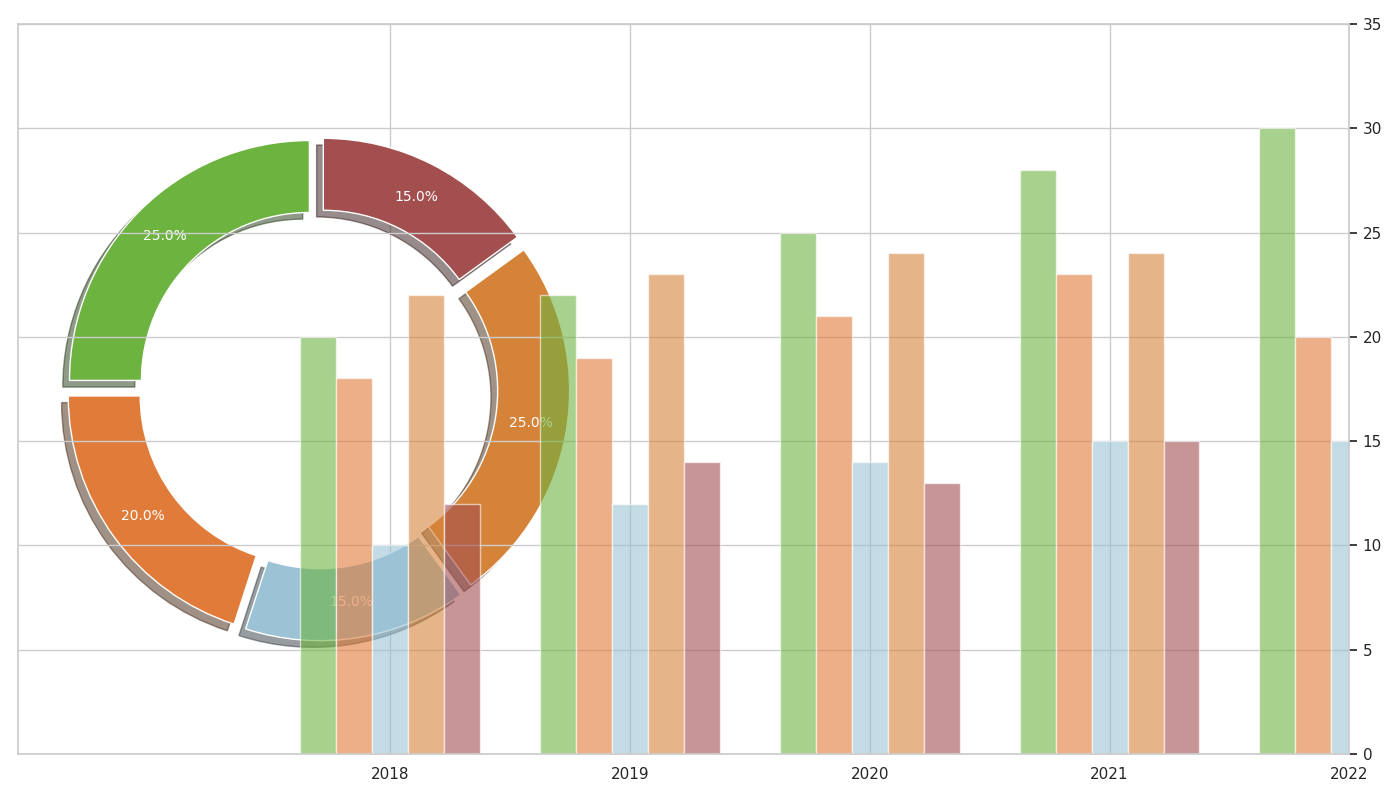

The script that drew this image:
import matplotlib.pyplot as plt
import numpy as np

# Define the data for exotic tea consumption
consumption_percentages = [25, 20, 15, 25, 15]
colors = ['#6db33f', '#e07b39', '#9cc3d5', '#d58339', '#a34f4f']

# Define additional data for bar chart
years = ['2018', '2019', '2020', '2021', '2022']
# Hypothetical trend data for each tea over these years
trend_data = [
    [20, 22, 25, 28, 30],
    [18, 19, 21, 23, 20],
    [10, 12, 14, 15, 15],
    [22, 23, 24, 24, 25],
    [12, 14, 13, 15, 15]
]

# Create the figure and axes
fig, ax = plt.subplots(figsize=(14, 8), subplot_kw=dict(aspect="equal"))

# Create the pie chart without text labels
wedges, _, autotexts = ax.pie(
    consumption_percentages, colors=colors,
    autopct='%1.1f%%', startangle=90, pctdistance=0.85, 
    wedgeprops=dict(width=0.3), shadow=True, explode=(0.05,) * len(consumption_percentages)
)

# Customizing text properties
for autotext in autotexts:
    autotext.set_color('white')
    autotext.set_fontsize(10)

# Create secondary axes for overlaying a bar chart
ax2 = ax.twinx()

# Set up bar chart
x = np.arange(len(years))  # Position of bars
width = 0.15  # Width of each bar

# Plot bars for each tea type
for i, color in enumerate(colors):
    ax2.bar(x + i * width, trend_data[i], width, color=color, alpha=0.6)

# Customizing the overlay bar chart
ax2.set_xticks(x + width * 2)
ax2.set_xticklabels(years, fontsize=10)
ax2.set_ylim(0, 35)

# Adjust layout for readability
plt.tight_layout()

# Display the plot
plt.show()
